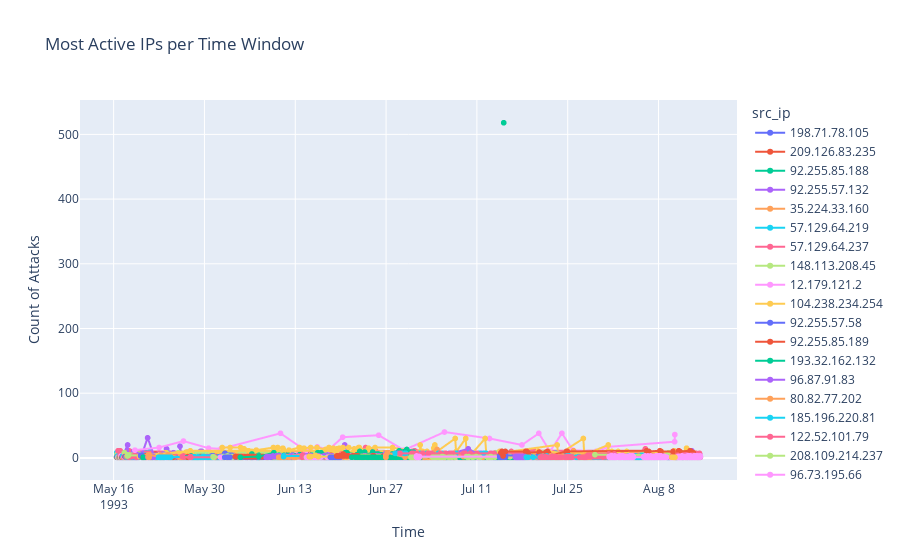

The notebook cell this image was saved under:
### Code cell
time_window = "5min"

grouped = df_tmp.groupby([pd.Grouper(freq=time_window), 'src_ip']).size().reset_index(name='count')
most_active_ips = grouped.loc[grouped.groupby('timestamp')['count'].idxmax()]


fig = px.line(most_active_ips, x='timestamp', y='count', color='src_ip',
              title='Most Active IPs per Time Window',
              labels={'count': 'Count of Attacks', 'timestamp': 'Time'},
              markers=True)

fig.show()
